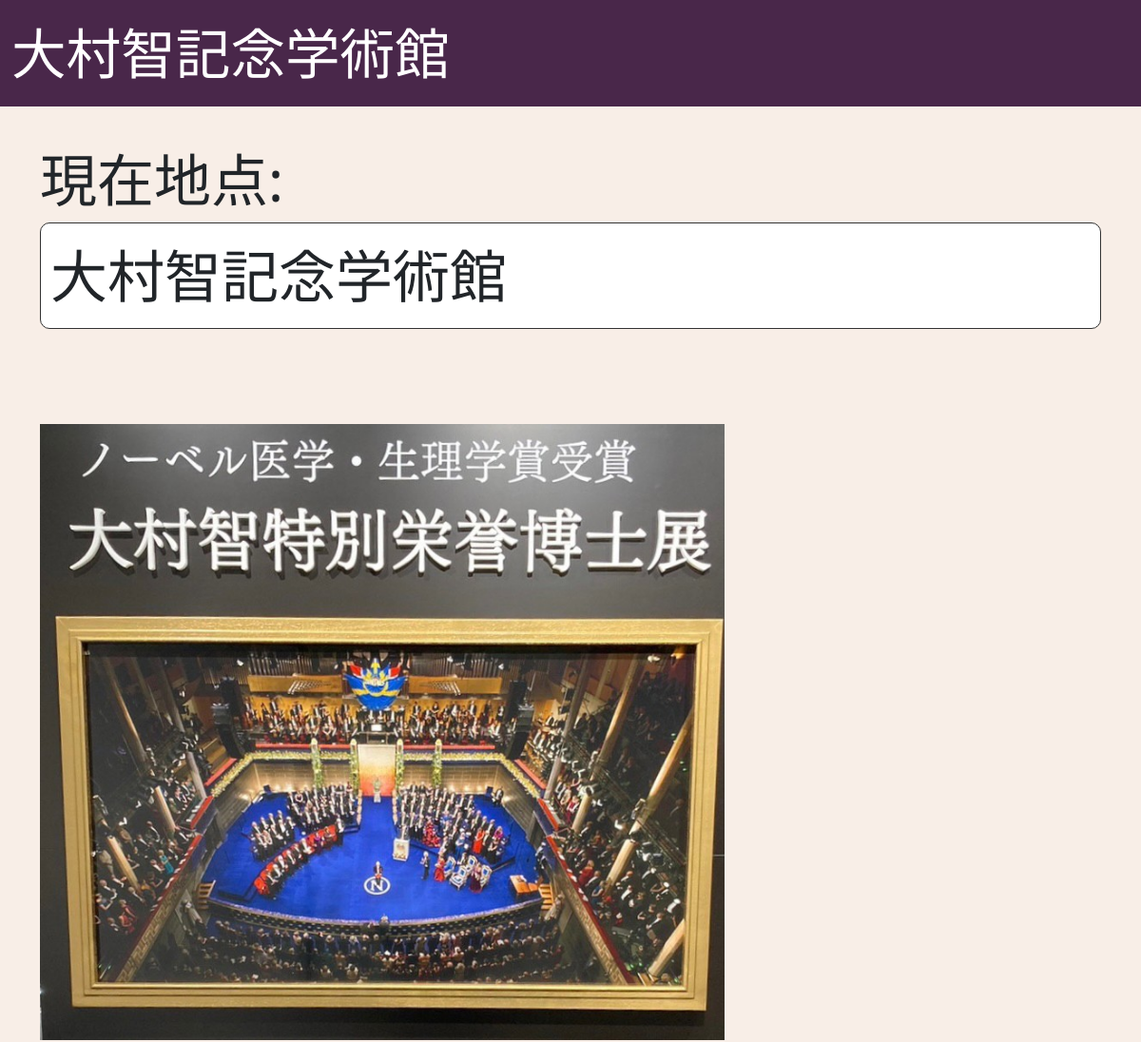
Before: /QAmuseum/Arrive/134 (upper part) with the older database file.
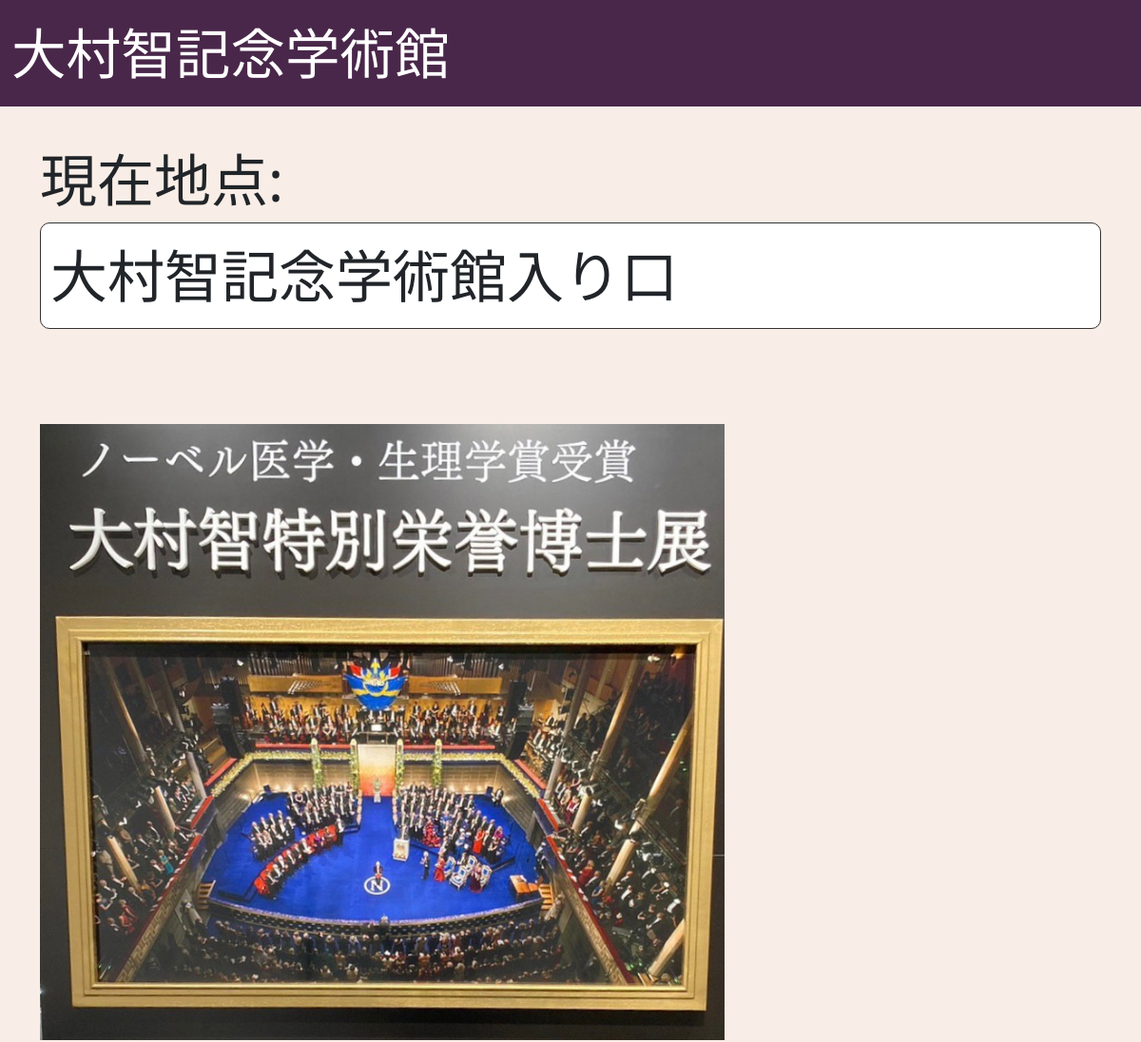
After: the same page with the newer database file.
### QAmuseum/models.py (models this page shows, shortened)
class OmuraMuseum(models.Model):
    id=models.IntegerField(primary_key=True)
    name=models.CharField(max_length=100)
    satisfaction=models.FloatField()
    x=models.IntegerField()
    y=models.IntegerField()
    stay_time = models.FloatField()
    wait_time = models.IntegerField(default=0)
    exp = models.TextField()
    image=models.ImageField(upload_to='media/',blank=True)
    en_name=models.CharField(max_length=100,default="title")
    en_exp = models.TextField(default="text")

### QAmuseum/views.py (the view)
# urls.py: path("Arrive/<int:pk>",views.Arrive,name="Arrive"),
def Arrive(request,pk):
    obj=UserPath.objects.get(pk=pk)
    obj.last_page=request.build_absolute_uri()
    obj.save()
    if request.method == 'GET':
        if "arrive" in request.GET:
            obj = UserPath.objects.get(pk=pk)
            path=obj.path.split(',')
            print(path)
            count=obj.count
            if not obj.next_spot==0:
                temp_path=obj.visit_path.split(',')
                visit_path=[]
                for i in temp_path:
                    visit_path.append(int(i))
                visit_path.append(int(path[count+1]))
                pd=str(visit_path)
                pa = pd.replace(']','')
                visit_path = pa.replace('[','')
                obj.visit_path=visit_path
                obj.count=count+1
                obj.now_spot=path[obj.count]
                obj.next_spot=path[obj.count+1]
                obj.save()
                userpath=UserPath.objects.get(pk=pk)
                path = userpath.path.split(',')
                mid_time=time.time()
                userpath.now_time=mid_time
                predict_time=predict(path,userpath.now_spot,userpath.speed,userpath.browse)
                userpath.predict_time=predict_time
                userpath.save()
                if int(predict_time) != int(userpath.now_time-userpath.start_time)/60:
                    print(predict_time*60)
                    print(userpath.now_time-userpath.start_time)
                    print("time over")
                    T=userpath.time-(userpath.now_time-userpath.start_time)/60-userpath.count_time/60
                    speed_move=userpath.speed
                    speed_watch=userpath.browse
                    temp_path=userpath.visit_path.split(',')
                    visit_spot=[]
                    for i in temp_path:
                        visit_spot.append(int(i))
                    now_spot=userpath.now_spot
                    now_path=userpath.path
                    pt=back_calc.delay(T,speed_move,speed_watch,visit_spot,now_spot)
                    userpath.caluculate_back=pt.id
                    userpath.calc_bool=True
                    userpath.save()
                    """
                    path=recalculate(T,speed_move,speed_watch,visit_spot,now_spot)
                    if len(path) >2:
                        userpath.next_spot=path[1]
                        #print(path)
                        pd=str(path)
                        pa = pd.replace(']','')
                        path = pa.replace('[','')
                        userpath.path=path
                        userpath.count=0
                        userpath.start_time=time.time()
                        userpath.calculate_count =userpath.calculate_count+1
                        userpath.save()
                    else:
                        userpath.next_spot=0
                        now_spot=userpath.now_spot
                        path=[]
                        path.append(now_spot)
                        path.append(0)
                        pd=str(path)
                        pa = pd.replace(']','')
                        path = pa.replace('[','')
                        userpath.path=path
                        userpath.count=0"""
            else:
                return redirect("End",pk)
        if "reset" in request.GET:
            obj =UserPath.objects.get(pk=pk)
            path = obj.path.split(',')
            if obj.count > 0:
                obj.count = obj.count-1
            else:
                obj.count=0
            obj.now_spot=path[obj.count]
            obj.next_spot=path[obj.count+1]
            obj.save()
            userpath = UserPath.objects.filter(pk=pk)
            for userpath in userpath:
                object = {
                    "path":userpath.path,
                    "nowspot":userpath.now_spot+1,
                    "nextspot":userpath.next_spot+1,
                    "pk":userpath.pk
                    }
            nowsp=userpath.now_spot+1
            nextsp=userpath.next_spot+1
            now_spot=OmuraMuseum.objects.get(id=nowsp)
            next_spot=OmuraMuseum.objects.get(id=nextsp)
            spot={"nowspot_name":now_spot.name,
                "nextspot_name":next_spot.name,
                }
            object.update(spot)
            pt=userpath.path.split(',')
            graph = Plot_graph(userpath.now_spot,userpath.next_spot,pt)
            object['graph']=graph
            return render(request, "QAmuseum/MuseumPath.html",{'object':object,'pk':pk})
    userpath=UserPath.objects.get(pk=pk)
    path = userpath.path.split(',')
    nsp = userpath.now_spot
    spot = OmuraMuseum.objects.filter(id=nsp+1)
    for spot in spot:
        object_spot={"name":spot.name,
                     "explain":spot.exp,
                    "img":spot.image,
                     "pk":userpath.pk}
    value={"display_evaluation":0}
    form={"form":EvaluationForm(value)}
    object_spot.update(form)
    return render(request,"QAmuseum/Arrive.html",object_spot)

### QAmuseum/templates/QAmuseum/Arrive.html (shortened to what this page needs)
{% extends "base.html" %}
    {% block body %}
        <main>
        <div class="container">
        現在地点:<br>
        <div class="bordered"> {{name}}</div><br>
        <img src="/media/{{img}}" width="720px"><br><br>
        説明:<br>
        <div class="bordered">{{explain}}</div><br>
        </div>
        </main>
        {% endblock %}

### QAmuseum/templates/QAmuseum/base.html (shortened to what this page needs)
{% load static %}
{% load django_bootstrap5 %}
{% load widget_tweaks %}
<!DOCTYPE html>
<html>
    <head>
        {% bootstrap_css %}
        <link rel="stylesheet" type="text/css" href="{% static 'css/bootstrap.min.css' %}">
        <link rel="stylesheet" href="{% static 'QAmuseum/style.css' %}">
    </head>
<body>
    <header>
        <nav class="navbar navbar-expand-md navbar-dark fixed-top bg-indigo">
            <div class="container-fluid">
               <a class="navbar-brand" href="#">大村智記念学術館</a>
            </div>
        </nav>
    </header>
    <br>
    <br>
{% block body %}
{% endblock %}
</body>
</html>

### QAmuseum/static/QAmuseum/style.css (style rules this page uses)
.bg-indigo { background-color: #49274a; }
header { position:fixed; top:0; width:100%; height:100px; font-size: larger; }
main { margin-top: auto; width:100%; }
body { font-size: 300%; background-color: #f8eee7; }
.navbar-brand { font-size: 100%; }
.container { font-size: 125%; }
.bordered { padding: 10px; margin-bottom: 10px; border: 1px solid #333333; background: white; border-radius: 10px; }

Changed rows visible on the page:
changed OmuraMuseum: name "大村智記念学術館" → "大村智記念学術館入り口"
